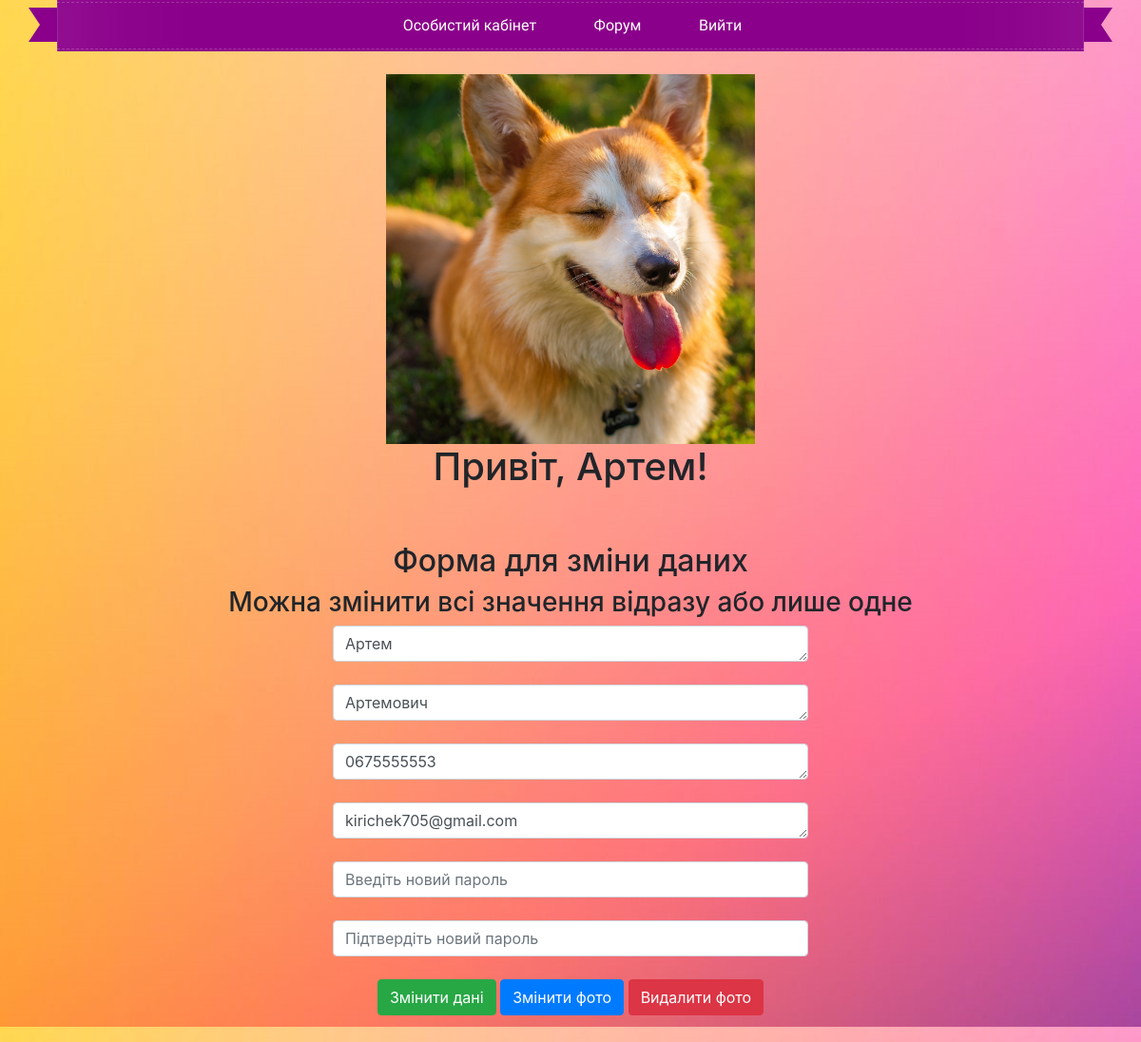
The app's page /Site/kabinet.php (signed in) with its own data.
### tables this page shows
CREATE TABLE `users` (
  `id` int NOT NULL,
  `name` varchar(75) NOT NULL,
  `surname` varchar(75) NOT NULL,
  `phone_number` varchar(15) NOT NULL,
  `email` varchar(105) NOT NULL,
  `pass` varchar(32) NOT NULL,
  `hash` varchar(250) NOT NULL,
  `email_confirmed` tinyint(1) NOT NULL,
  `avatar` varchar(250) DEFAULT NULL
);

### Site/kabinet.php (the view, shortened to what this page needs)
<?php $location  = 'kabinet';
include 'layouts/header.php';
include 'layouts/navbar.php'; ?>
    <div class="container mt-4">
        <?php if (!isset($_COOKIE['user'])): ?>
        <meta http-equiv="refresh" content="0; /index.php">
    <?php else:
        include 'validation-form/database.php';
        $hash = $_COOKIE['user'];
        $result = $mysql->query("SELECT * FROM `users` WHERE `hash`='$hash'");
        while( $row = mysqli_fetch_assoc($result) ) {
            $nameK = $row['name'];
            $surnameK = $row['surname'];
            $phone_numberK = $row['phone_number'];
            $emailK = $row['email'];
            $avatar = $row['avatar'];
            }?>
        <h1 align="center">
        <?php if ($avatar == ''){
                $avatar = '/photo/dog.jpg';
            }?>
        <img style="width: 35%; height: 35%;" src="<?=$avatar?>"><br>Привіт, <?=$nameK?>!</h1><br></h1><br>
        <div class="row">
            <div class="col" align="center">
                <h2>Форма для зміни даних</h2>
                <h3>Можна змінити всі значення відразу або лише одне</h3>
                <form action="validation-form/rename.php" method="post">
                <textarea class="form-control" name="name" id="name" rows="1"><?=$nameK?></textarea><br>
                <textarea class="form-control" name="surname" id="surname" rows="1"><?=$surnameK?></textarea><br>
                <textarea class="form-control" name="phone_number" id="phone_number" rows="1"><?=$phone_numberK?></textarea><br>
                <textarea class="form-control" name="email" id="email" rows="1"><?=$emailK?></textarea><br>
                <input type="password" class="form-control" name="pass" id="pass" placeholder="Введіть новий пароль"><br>
                <input type="password" class="form-control" name="passpodtv" id="passpodtv" placeholder="Підтвердіть новий пароль"><br>
                <button class="btn btn-success" type="submit">Змінити дані</button>
                <a href="validation-form/loading.php" class="btn btn-primary" >Змінити фото</a>
                <a href="validation-form/delete_photo.php" class="btn btn-danger" >Видалити фото</a><br><br><br>
                </form>
            </div>
        </div>
    <?php endif;
include 'layouts/footer.php'; ?>

### Site/css/style.css (style rules this page uses)
form { width: 500px; }

### Site/layouts/header.php (style rules this page uses)
body { background: url(/photo/grad1.jpg); background-attachment: fixed; }

### records on screen
users: name "Артем", surname "Артемович", phone_number "0675555553", email "kirichek705@gmail.com"
